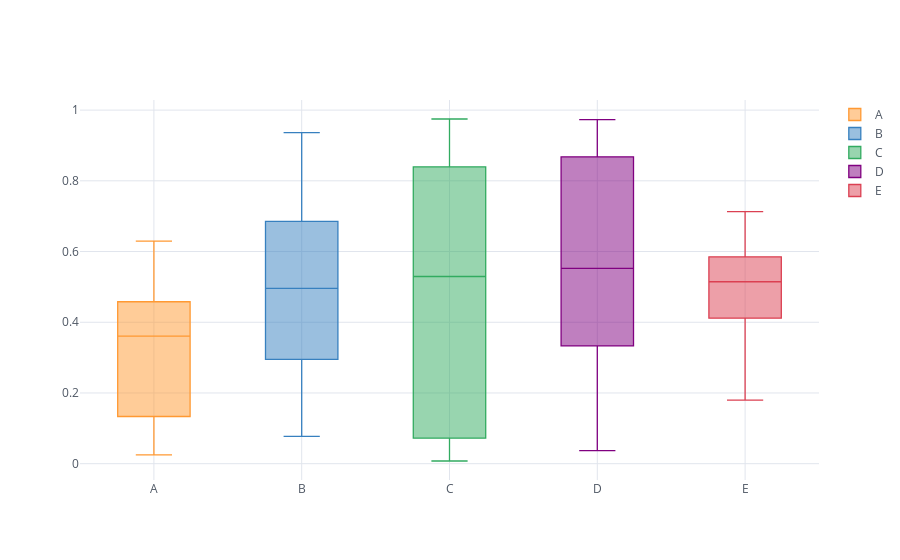

Notebook source saved alongside this figure:
### Code cell
#Plotly Pandas BoxPlot

import pandas as pd
import cufflinks as cf

df = pd.DataFrame(np.random.rand(10, 5), columns=['A', 'B', 'C', 'D', 'E'])
df.iplot(kind='box') # More examples avilable at: https://plot.ly/ipython-notebooks/cufflinks/

### Figure 1 — Plotly figure (JSON) as saved in the notebook; plotly's stock layout.template omitted (floating-point values rounded to 4 significant figures)
{"data": [{"boxpoints": false, "line": {"width": 1.3}, "marker": {"color": "rgba(255, 153, 51, 1.0)"}, "name": "A", "orientation": "v", "type": "box", "uid": "784be310-f9e5-4f05-bb5a-9232441914fe", "y": [0.1029, 0.2417, 0.02514, 0.1335, 0.367, 0.6181, 0.3756, 0.3548, 0.458, 0.6295]}, {"boxpoints": false, "line": {"width": 1.3}, "marker": {"color": "rgba(55, 128, 191, 1.0)"}, "name": "B", "orientation": "v", "type": "box", "uid": "8c799bf5-c5ae-4e17-8547-81f1de94824e", "y": [0.4517, 0.6852, 0.9363, 0.07723, 0.3721, 0.2952, 0.6324, 0.2065, 0.5401, 0.8109]}, {"boxpoints": false, "line": {"width": 1.3}, "marker": {"color": "rgba(50, 171, 96, 1.0)"}, "name": "C", "orientation": "v", "type": "box", "uid": "a0d10851-1c03-4671-a56c-2ae906d9469a", "y": [0.8395, 0.4559, 0.3865, 0.7771, 0.603, 0.07207, 0.04926, 0.9455, 0.9748, 0.007644]}, {"boxpoints": false, "line": {"width": 1.3}, "marker": {"color": "rgba(128, 0, 128, 1.0)"}, "name": "D", "orientation": "v", "type": "box", "uid": "7fff79c3-6445-4c43-89d3-1cbc89c8d028", "y": [0.9581, 0.9728, 0.6633, 0.3332, 0.6156, 0.4466, 0.8678, 0.4896, 0.03695, 0.06978]}, {"boxpoints": false, "line": {"width": 1.3}, "marker": {"color": "rgba(219, 64, 82, 1.0)"}, "name": "E", "orientation": "v", "type": "box", "uid": "1d30f47a-665a-4184-b4c2-0acf8b233b08", "y": [0.5456, 0.1798, 0.495, 0.5931, 0.4186, 0.7129, 0.5851, 0.2062, 0.534, 0.4116]}], "layout": {"autosize": true, "legend": {"bgcolor": "#FFFFFF", "font": {"color": "#4D5663"}}, "paper_bgcolor": "#FFFFFF", "plot_bgcolor": "#FFFFFF", "title": {"font": {"color": "#4D5663"}}, "xaxis": {"autorange": true, "gridcolor": "#E1E5ED", "range": [-0.5, 4.5], "showgrid": true, "tickfont": {"color": "#4D5663"}, "title": {"font": {"color": "#4D5663"}, "text": ""}, "type": "category", "zerolinecolor": "#E1E5ED"}, "yaxis": {"autorange": true, "gridcolor": "#E1E5ED", "range": [-0.04609, 1.029], "showgrid": true, "tickfont": {"color": "#4D5663"}, "title": {"font": {"color": "#4D5663"}, "text": ""}, "type": "linear", "zerolinecolor": "#E1E5ED"}}}
